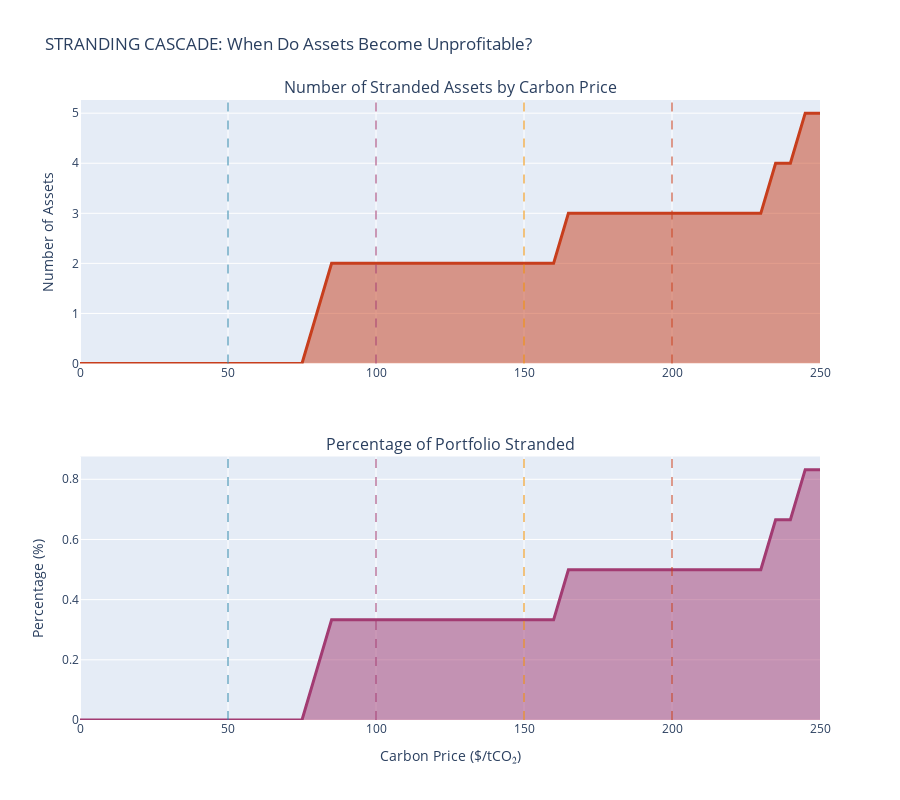

The cell this chart's notebook holds for it:
### Markdown cell above
#### 1.1 Stranding Cascade - How Many Assets at Each Price Point?

### Code cell
# Calculate stranding cascade
cascade_data = []
for price in range(0, 251, 5):  # Every $5 increment
    carbon_cost_pct = (df_financial['annual_emissions_t_co2e'] * price / df_financial['estimated_revenue_usd']) * 100
    stranded_count = (carbon_cost_pct > OPERATING_MARGIN * 100).sum()
    stranded_pct = stranded_count / len(df_financial) * 100
    
    cascade_data.append({
        'carbon_price': price,
        'stranded_assets': stranded_count,
        'stranded_pct': stranded_pct
    })

df_cascade = pd.DataFrame(cascade_data)

# Create waterfall visualization
fig1 = make_subplots(
    rows=2, cols=1,
    subplot_titles=('Number of Stranded Assets by Carbon Price', 'Percentage of Portfolio Stranded'),
    row_heights=[0.5, 0.5],
    vertical_spacing=0.15
)

# Count plot
fig1.add_trace(
    go.Scatter(
        x=df_cascade['carbon_price'],
        y=df_cascade['stranded_assets'],
        mode='lines',
        name='Stranded Assets',
        fill='tozeroy',
        line=dict(color='#C73E1D', width=3),
        hovertemplate='Price: $%{x}/tCO₂<br>Stranded: %{y} assets<extra></extra>'
    ),
    row=1, col=1
)

# Percentage plot
fig1.add_trace(
    go.Scatter(
        x=df_cascade['carbon_price'],
        y=df_cascade['stranded_pct'],
        mode='lines',
        name='% Stranded',
        fill='tozeroy',
        line=dict(color='#A23B72', width=3),
        hovertemplate='Price: $%{x}/tCO₂<br>Stranded: %{y:.1f}%<extra></extra>'
    ),
    row=2, col=1
)

# Add scenario reference lines
for price in [50, 100, 150, 200]:
    for row_num in [1, 2]:
        fig1.add_vline(
            x=price, 
            line_dash='dash', 
            line_color=SCENARIO_COLORS[f'${price}/tCO₂'],
            opacity=0.5,
            row=row_num, col=1
        )

fig1.update_xaxes(title_text='Carbon Price ($/tCO₂)', row=2, col=1)
fig1.update_yaxes(title_text='Number of Assets', row=1, col=1)
fig1.update_yaxes(title_text='Percentage (%)', row=2, col=1)

fig1.update_layout(
    height=800,
    title_text='STRANDING CASCADE: When Do Assets Become Unprofitable?',
    showlegend=False
)

fig1.show()

# Print critical thresholds
print("Critical stranding thresholds:")

for threshold in [10, 25, 50, 75]:
    threshold_row = df_cascade[df_cascade['stranded_pct'] >= threshold].iloc[0] if len(df_cascade[df_cascade['stranded_pct'] >= threshold]) > 0 else None
    if threshold_row is not None:
        print(f"  {threshold}% of assets stranded at: ${threshold_row['carbon_price']:.0f}/tCO₂")

### Figure 1 — Plotly figure (JSON) as saved in the notebook; plotly's stock layout.template omitted (floating-point values rounded to 4 significant figures)
{"data": [{"fill": "tozeroy", "hovertemplate": "Price: $%{x}/tCO₂<br>Stranded: %{y} assets<extra></extra>", "line": {"color": "#C73E1D", "width": 3}, "mode": "lines", "name": "Stranded Assets", "type": "scatter", "x": [0, 5, 10, 15, 20, 25, 30, 35, 40, 45, 50, 55, 60, 65, 70, 75, 80, 85, 90, 95, 100, 105, 110, 115, 120, 125, 130, 135, 140, 145, 150, 155, 160, 165, 170, 175, 180, 185, 190, 195, 200, 205, 210, 215, 220, 225, 230, 235, 240, 245, 250], "xaxis": "x", "y": [0, 0, 0, 0, 0, 0, 0, 0, 0, 0, 0, 0, 0, 0, 0, 0, 1, 2, 2, 2, 2, 2, 2, 2, 2, 2, 2, 2, 2, 2, 2, 2, 2, 3, 3, 3, 3, 3, 3, 3, 3, 3, 3, 3, 3, 3, 3, 4, 4, 5, 5], "yaxis": "y"}, {"fill": "tozeroy", "hovertemplate": "Price: $%{x}/tCO₂<br>Stranded: %{y:.1f}%<extra></extra>", "line": {"color": "#A23B72", "width": 3}, "mode": "lines", "name": "% Stranded", "type": "scatter", "x": [0, 5, 10, 15, 20, 25, 30, 35, 40, 45, 50, 55, 60, 65, 70, 75, 80, 85, 90, 95, 100, 105, 110, 115, 120, 125, 130, 135, 140, 145, 150, 155, 160, 165, 170, 175, 180, 185, 190, 195, 200, 205, 210, 215, 220, 225, 230, 235, 240, 245, 250], "xaxis": "x2", "y": [0.0, 0.0, 0.0, 0.0, 0.0, 0.0, 0.0, 0.0, 0.0, 0.0, 0.0, 0.0, 0.0, 0.0, 0.0, 0.0, 0.1664, 0.3328, 0.3328, 0.3328, 0.3328, 0.3328, 0.3328, 0.3328, 0.3328, 0.3328, 0.3328, 0.3328, 0.3328, 0.3328, 0.3328, 0.3328, 0.3328, 0.4992, 0.4992, 0.4992, 0.4992, 0.4992, 0.4992, 0.4992, 0.4992, 0.4992, 0.4992, 0.4992, 0.4992, 0.4992, 0.4992, 0.6656, 0.6656, 0.8319, 0.8319], "yaxis": "y2"}], "layout": {"annotations": [{"font": {"size": 16}, "showarrow": false, "text": "Number of Stranded Assets by Carbon Price", "x": 0.5, "xanchor": "center", "xref": "paper", "y": 1, "yanchor": "bottom", "yref": "paper"}, {"font": {"size": 16}, "showarrow": false, "text": "Percentage of Portfolio Stranded", "x": 0.5, "xanchor": "center", "xref": "paper", "y": 0.425, "yanchor": "bottom", "yref": "paper"}], "height": 800, "shapes": [{"line": {"color": "#2E86AB", "dash": "dash"}, "opacity": 0.5, "type": "line", "x0": 50, "x1": 50, "xref": "x", "y0": 0, "y1": 1, "yref": "y domain"}, {"line": {"color": "#2E86AB", "dash": "dash"}, "opacity": 0.5, "type": "line", "x0": 50, "x1": 50, "xref": "x2", "y0": 0, "y1": 1, "yref": "y2 domain"}, {"line": {"color": "#A23B72", "dash": "dash"}, "opacity": 0.5, "type": "line", "x0": 100, "x1": 100, "xref": "x", "y0": 0, "y1": 1, "yref": "y domain"}, {"line": {"color": "#A23B72", "dash": "dash"}, "opacity": 0.5, "type": "line", "x0": 100, "x1": 100, "xref": "x2", "y0": 0, "y1": 1, "yref": "y2 domain"}, {"line": {"color": "#F18F01", "dash": "dash"}, "opacity": 0.5, "type": "line", "x0": 150, "x1": 150, "xref": "x", "y0": 0, "y1": 1, "yref": "y domain"}, {"line": {"color": "#F18F01", "dash": "dash"}, "opacity": 0.5, "type": "line", "x0": 150, "x1": 150, "xref": "x2", "y0": 0, "y1": 1, "yref": "y2 domain"}, {"line": {"color": "#C73E1D", "dash": "dash"}, "opacity": 0.5, "type": "line", "x0": 200, "x1": 200, "xref": "x", "y0": 0, "y1": 1, "yref": "y domain"}, {"line": {"color": "#C73E1D", "dash": "dash"}, "opacity": 0.5, "type": "line", "x0": 200, "x1": 200, "xref": "x2", "y0": 0, "y1": 1, "yref": "y2 domain"}], "showlegend": false, "title": {"text": "STRANDING CASCADE: When Do Assets Become Unprofitable?"}, "xaxis": {"anchor": "y", "domain": [0, 1]}, "xaxis2": {"anchor": "y2", "domain": [0, 1], "title": {"text": "Carbon Price ($/tCO₂)"}}, "yaxis": {"anchor": "x", "domain": [0.575, 1], "title": {"text": "Number of Assets"}}, "yaxis2": {"anchor": "x2", "domain": [0, 0.425], "title": {"text": "Percentage (%)"}}}}
